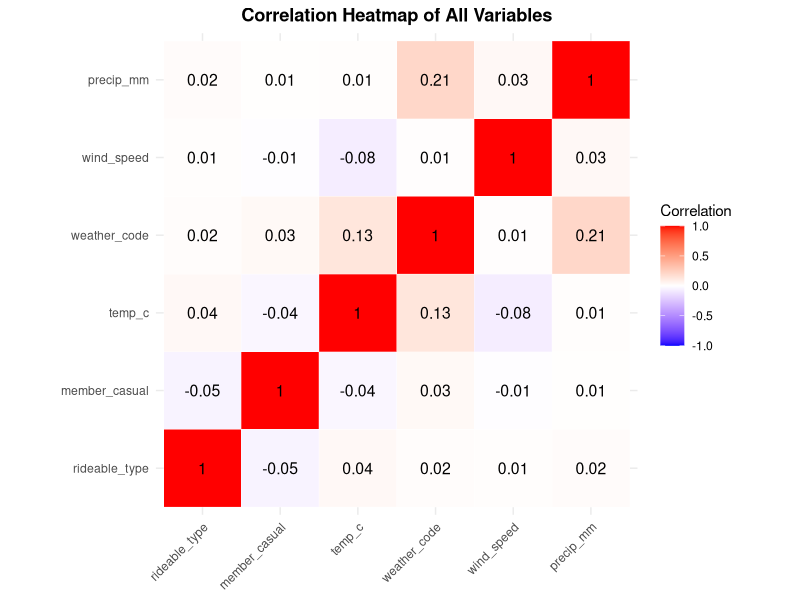
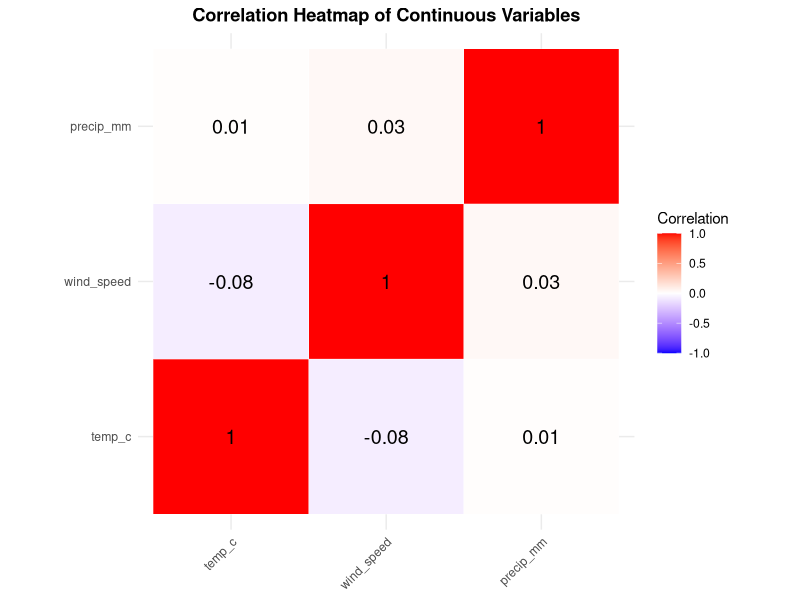

These figures' R source, in order:
## ---- chunk 1
library(tidyverse)
library(dplyr)
library(ggplot2)
library(reshape2)
## ---- chunk 2
merged_data = read_csv("./data/merged_data_clean.csv")
names(merged_data)
## ---- chunk 3
selected_vars = 
  merged_data |>
  select(rideable_type, member_casual, temp_c, weather_code, wind_speed, precip_mm)

# Recode factors
data_encoded = 
  selected_vars |>
  mutate(
    rideable_type_num = as.numeric(factor(rideable_type)),
    member_casual_num = as.numeric(factor(member_casual)),
    weather_code_num = as.numeric(factor(weather_code))
  ) |>
  select(rideable_type_num, member_casual_num, temp_c, 
         weather_code_num, wind_speed, precip_mm)

cor_matrix = cor(data_encoded, use = "complete.obs")

# Rename column
colnames(cor_matrix) = c("rideable_type", "member_casual", "temp_c", 
                          "weather_code", "wind_speed", "precip_mm")
rownames(cor_matrix) = c("rideable_type", "member_casual", "temp_c", 
                          "weather_code", "wind_speed", "precip_mm")

cor_melted = melt(cor_matrix)

# Draw plots for all variables
htmap_all = 
  cor_melted |>
  ggplot(aes(x = Var1, y = Var2, fill = value)) +
  geom_tile(color = "white") +
  geom_text(aes(label = round(value, 2)), color = "black", size = 4) +
  scale_fill_gradient2(low = "blue", high = "red", mid = "white", 
                       midpoint = 0, limit = c(-1, 1),
                       name = "Correlation") +
  theme_minimal() +
  theme(axis.text.x = element_text(angle = 45, hjust = 1, vjust = 1),
        axis.title = element_blank(),
        plot.title = element_text(hjust = 0.5, face = "bold")) +
  labs(title = "Correlation Heatmap of All Variables") +
  coord_fixed()

htmap_all
## ---- chunk 4
# Draw plot for continuous variables
continuous_vars =
  selected_vars |>
  select(temp_c, wind_speed, precip_mm)

cor_continuous = cor(continuous_vars, use = "complete.obs")
cor_continuous_melted = melt(cor_continuous)

htmap_con = 
  cor_continuous_melted |>
  ggplot( aes(x = Var1, y = Var2, fill = value)) +
  geom_tile(color = "white") +
  geom_text(aes(label = round(value, 2)), color = "black", size = 5) +
  scale_fill_gradient2(low = "blue", high = "red", mid = "white", 
                       midpoint = 0, limit = c(-1, 1),
                       name = "Correlation") +
  theme_minimal() +
  theme(axis.text.x = element_text(angle = 45, hjust = 1),
        axis.title = element_blank(),
        plot.title = element_text(hjust = 0.5, face = "bold")) +
  labs(title = "Correlation Heatmap of Continuous Variables") +
  coord_fixed()

htmap_con
